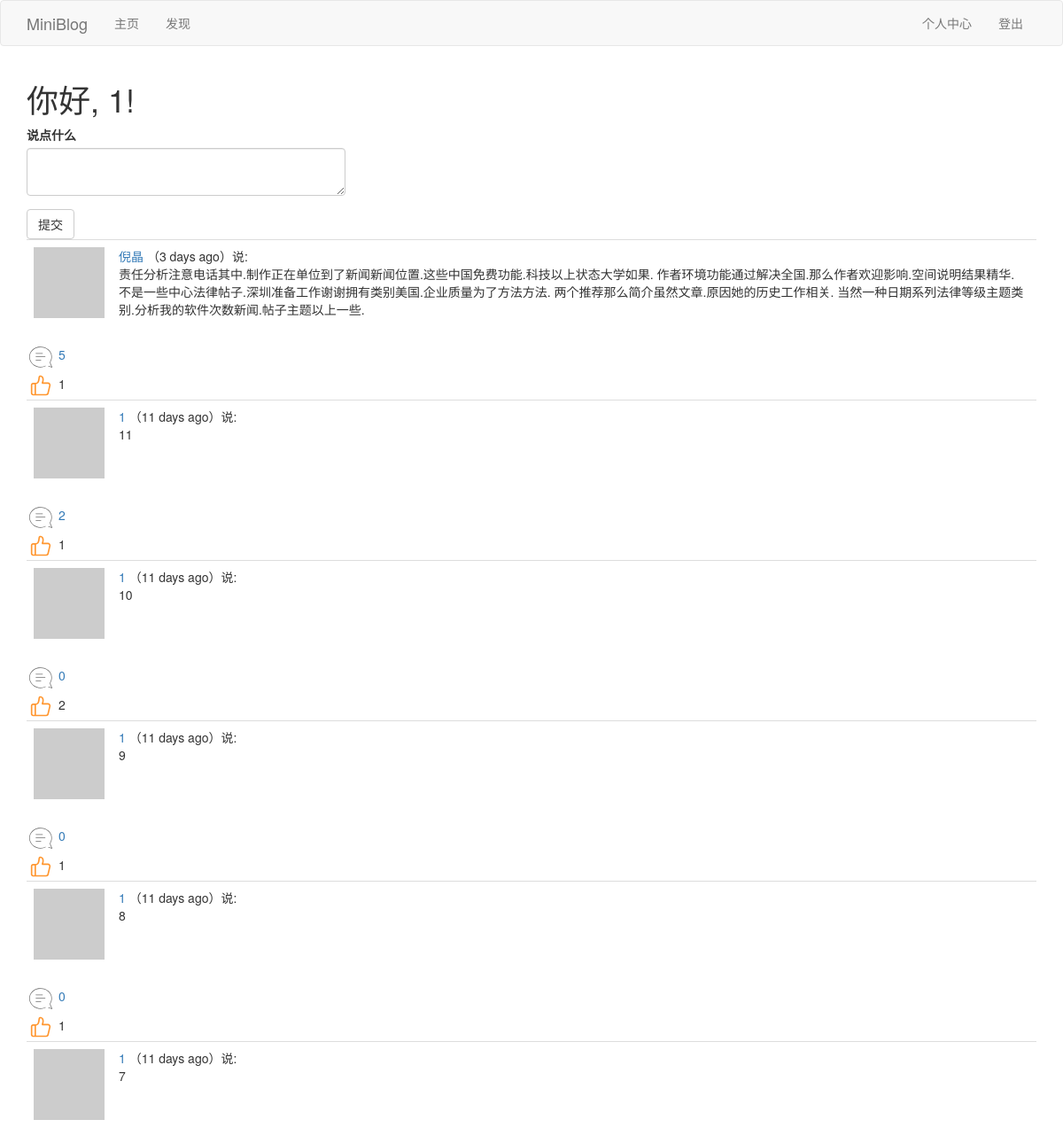
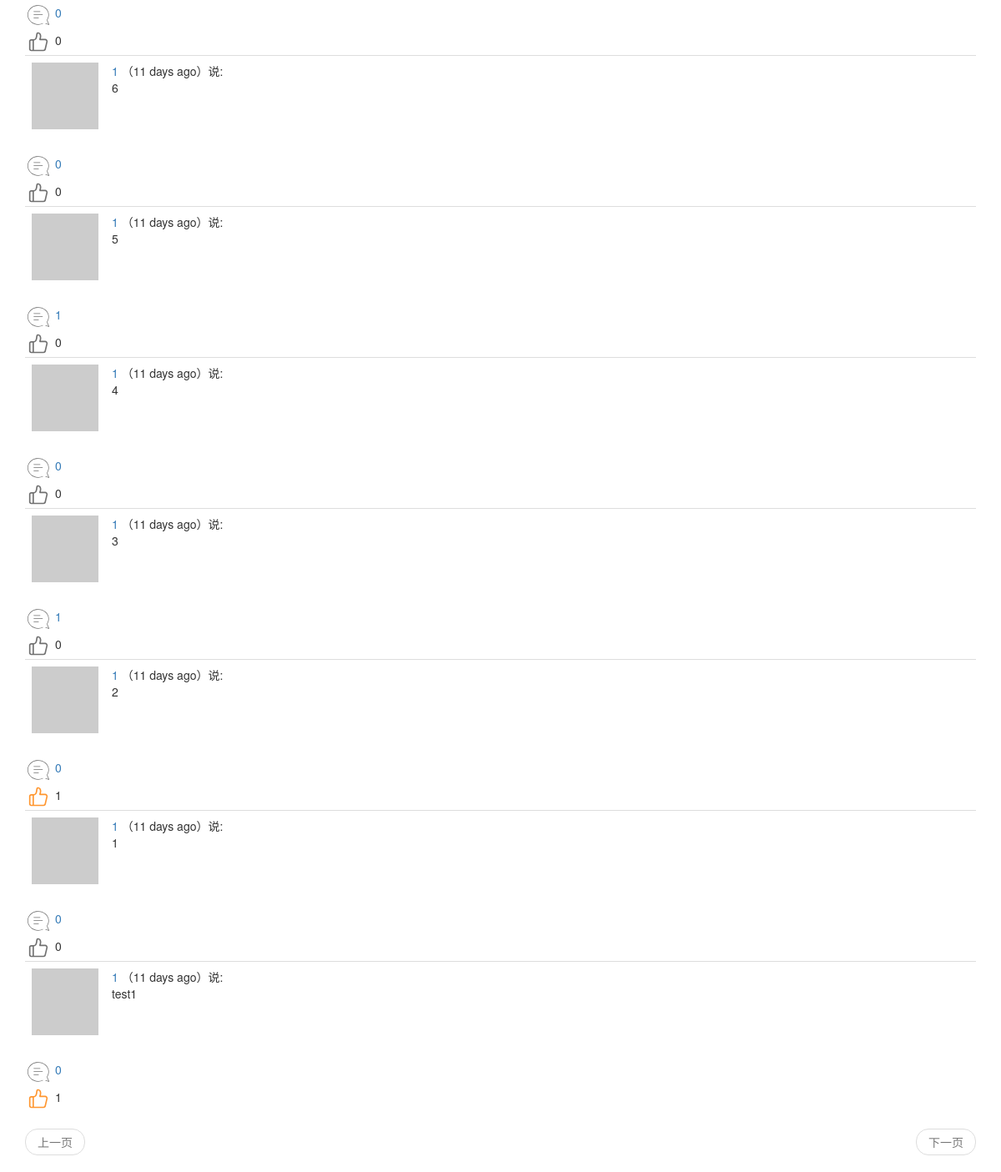
The app's page /index (signed in) with its own data (2 pictures, top to bottom).
### app/models.py (models this page shows, shortened)
class User(UserMixin,db.Model):
	__tablename__ = 'user'
	id = db.Column(db.Integer,primary_key=True)
	username = db.Column(db.String(64),index=True,unique=True)
	email = db.Column(db.String(64),index=True,unique=True)
	password_hash = db.Column(db.String(128))
	about_me = db.Column(db.String(140))
	last_seen = db.Column(db.DateTime,default=datetime.utcnow)
	posts = db.relationship('Post',backref='author',lazy='dynamic')
	comments = db.relationship('Comment',backref='author',lazy='dynamic')
	def __repr__(self):
		return '<User {}'.format(self.username)
	__str__ = __repr__
	def avatar(self,size):
		digest = md5(self.email.lower().encode('utf-8')).hexdigest()
		return r'https://www.gravatar.com/avatar/{}?d=identicon&s={}'.format(digest,size)
	thumbed = db.relationship('Post',secondary=thumb_ups,
		backref=db.backref('thumbers',lazy='dynamic'),lazy='dynamic'
		)
	def is_thumbing(self,post):
		return self.thumbed.filter(thumb_ups.c.thumbed_id == post.id).count()>0
	followed = db.relationship('User',secondary=followers,
		primaryjoin=(followers.c.follower_id == id),
		secondaryjoin=(followers.c.followed_id == id),
		backref=db.backref('followers',lazy='dynamic'),lazy='dynamic'
		)
	def followed_posts(self):
		followed = Post.query.join(
			followers,(followers.c.followed_id == Post.user_id)).filter(
				followers.c.follower_id == self.id)
		own = Post.query.filter_by(user_id=self.id)
		return followed.union(own).order_by(Post.timestamp.desc())

class Post(db.Model):
	__tablename__ = 'post'
	id = db.Column(db.Integer, primary_key=True)
	body = db.Column(db.String(140))
	timestamp = db.Column(db.DateTime, index=True, default=datetime.utcnow)
	language = db.Column(db.String(5))
	user_id = db.Column(db.Integer, db.ForeignKey('user.id'))
	comments = db.relationship('Comment',backref='mainpost',lazy='dynamic')

### app/main/views.py (the view, shortened to what this page needs)
@bp.route('/',methods=['GET', 'POST'])
@bp.route('/index',methods=['GET', 'POST'])
@login_required
def index():
	form = PostForm()
	page = request.args.get('page',1,type=int)
	posts = current_user.followed_posts().paginate(
		page,current_app.config['POSTS_PER_PAGE'],False)
	next_url = url_for('main.index',page=posts.next_num) if posts.has_next else None
	prev_url = url_for('main.index',page=posts.prev_num) if posts.has_prev else None
	return render_template('index.html', posts=posts.items,form=form,next_url=next_url,prev_url=prev_url)

### app/social/forms.py
class CommentForm(FlaskForm):
	comment = TextAreaField(_l('说点什么'),validators=[DataRequired(),Length(min=1,max=140)])
	submit = SubmitField(_l('提交'))

### app/main/forms.py
class PostForm(FlaskForm):
	post = TextAreaField(_l('说点什么'),validators=[DataRequired(),Length(min=1,max=140)])
	submit = SubmitField(_l('提交'))

### app/main/views.py (called while the page is built)
@bp.before_app_request
def before_request():
	if current_user.is_authenticated:
		current_user.last_seen = datetime.utcnow()
		db.session.commit()
		g.comment_form = CommentForm()
	g.locale = str(get_locale())

### app/models.py (called while the page is built)
@login.user_loader
def load_user(id):
	return User.query.get(int(id))

### app/main/templates/index.html
{% extends "base.html" %}
{% import 'bootstrap/wtf.html' as wtf %}
{% block app_content %}
    <h1>{{_("你好")}}, {{ current_user.username }}!</h1>
    {% if form %}
        <div class="row">
            <div class="col-md-4">
                {{ wtf.quick_form(form) }}
            </div>
        </div>
    {% endif %}
    {% for post in posts %}
        {% include "_post.html" %}
    {% endfor %}
    {% include "_pagination.html" %}
{% endblock %}

### app/main/templates/_post.html (shortened to what this page needs)
 <table class="table table-hover">
    <tr>
        <td width="70px">
            <a href="{{ url_for('main.user', username=post.author.username) }}">
                <img src="{{ post.author.avatar(70) }}" />
            </a>
        </td>
        <td>
            <a href="{{ url_for('main.user', username=post.author.username) }}">
                {{ post.author.username }}
            </a>
            （{{ moment(post.timestamp).fromNow() }}）{{_('说')}}:
            <br>
            <span id="post{{post.id}}">{{ post.body }}</span>
        </td>
    </tr>
</table>
{% include "_social.html" %}

### app/main/templates/_social.html (shortened to what this page needs)
<div id="comment{{post.id}}">
	<a href="javascript:get_comment('{{post.id}}');"><img src="{{url_for('static',filename='pl.png')}}" />
    <span>{{ post.comments.count() }}</span>
    </a>
</div>
{% if current_user.is_thumbing(post) %}
<div id="after_zan{{post.id}}" ><a href="javascript:after_zan('{{post.id}}');"><img src="{{url_for('static',filename='after_zan.png')}}" /></a>
    <span>{{ post.thumbers.count() }}</span>
</div>
{% else %}
<div id="before_zan{{post.id}}"><a href="javascript:before_zan('{{post.id}}');"><img src="{{url_for('static',filename='before_zan.png')}}" /></a>
    <span>{{ post.thumbers.count() }}</span>
</div>
{% endif %}

### records on screen
User: username "1"
Post: author.username "倪晶", timestamp "3 days ago", body "责任分析注意电话其中.制作正在单位到了新闻新闻位置.这些中国免费功能.科技以上状态大学如果. 作者环境功能通过解决全国.那么作者欢迎影响.空间说明结果精华. 不是一些中心法律帖子.深圳准备工作谢谢拥有类别美国.企业质量为了方法方法. 两个推荐那么简介虽然文章.原因她的历史工作相关. 当然一种日期系列法律等级主题类别.分析我的软件次数新闻.帖子主题以上一些.", comments.count "5", thumbers.count "1"
Post: author.username "1", timestamp "11 days ago", body "11", comments.count "2", thumbers.count "1"
Post: author.username "1", timestamp "11 days ago", body "10", comments.count "0", thumbers.count "2"
Post: author.username "1", timestamp "11 days ago", body "9", comments.count "0", thumbers.count "1"
Post: author.username "1", timestamp "11 days ago", body "8", comments.count "0", thumbers.count "1"
Post: author.username "1", timestamp "11 days ago", body "7", comments.count "0", thumbers.count "0"
Post: author.username "1", timestamp "11 days ago", body "6", comments.count "0", thumbers.count "0"
Post: author.username "1", timestamp "11 days ago", body "5", comments.count "1", thumbers.count "0"
Post: author.username "1", timestamp "11 days ago", body "4", comments.count "0", thumbers.count "0"
Post: author.username "1", timestamp "11 days ago", body "3", comments.count "1", thumbers.count "0"
Post: author.username "1", timestamp "11 days ago", body "2", comments.count "0", thumbers.count "1"
Post: author.username "1", timestamp "11 days ago", body "1", comments.count "0", thumbers.count "0"
Post: author.username "1", timestamp "11 days ago", body "test1", comments.count "0", thumbers.count "1"
